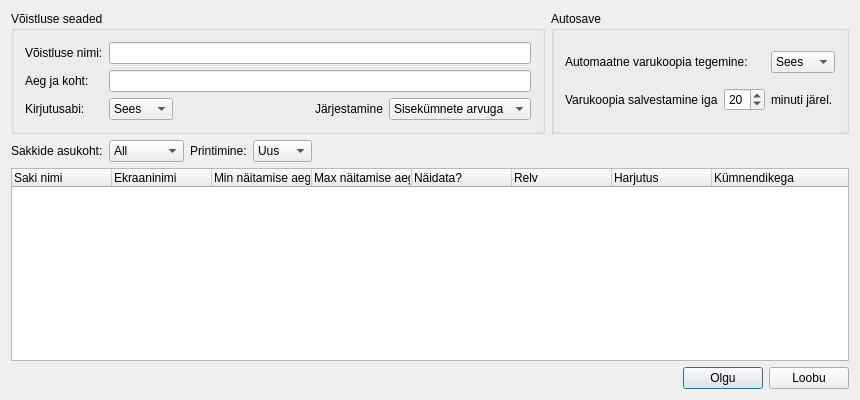
<?xml version="1.0" encoding="UTF-8"?>
<ui version="4.0">
 <class>SeadedKastClass</class>
 <widget class="QDialog" name="SeadedKastClass">
  <property name="geometry">
   <rect>
    <x>0</x>
    <y>0</y>
    <width>860</width>
    <height>400</height>
   </rect>
  </property>
  <property name="windowTitle">
   <string>SeadedKast</string>
  </property>
  <layout class="QVBoxLayout" name="verticalLayout">
   <item>
    <layout class="QHBoxLayout" name="horizontalLayout_2">
     <item>
      <widget class="QGroupBox" name="voistluseGrupp">
       <property name="title">
        <string>Võistluse seaded</string>
       </property>
       <layout class="QGridLayout" name="gridLayout">
        <item row="2" column="0">
         <widget class="QLabel" name="label_2">
          <property name="text">
           <string>Kirjutusabi:</string>
          </property>
         </widget>
        </item>
        <item row="2" column="2">
         <spacer name="horizontalSpacer_2">
          <property name="orientation">
           <enum>Qt::Horizontal</enum>
          </property>
          <property name="sizeHint" stdset="0">
           <size>
            <width>116</width>
            <height>20</height>
           </size>
          </property>
         </spacer>
        </item>
        <item row="0" column="0">
         <widget class="QLabel" name="label">
          <property name="text">
           <string>Võistluse nimi:</string>
          </property>
         </widget>
        </item>
        <item row="1" column="0">
         <widget class="QLabel" name="label_7">
          <property name="text">
           <string>Aeg ja koht:</string>
          </property>
         </widget>
        </item>
        <item row="2" column="1">
         <widget class="QComboBox" name="kirjutusAbiCombo">
          <property name="currentIndex">
           <number>1</number>
          </property>
          <item>
           <property name="text">
            <string>Väljas</string>
           </property>
          </item>
          <item>
           <property name="text">
            <string>Sees</string>
           </property>
          </item>
         </widget>
        </item>
        <item row="1" column="1" colspan="6">
         <widget class="QLineEdit" name="aegKohtEdit"/>
        </item>
        <item row="0" column="1" colspan="6">
         <widget class="QLineEdit" name="voistluseNimi"/>
        </item>
        <item row="2" column="3">
         <widget class="QLabel" name="label_8">
          <property name="text">
           <string>Järjestamine</string>
          </property>
         </widget>
        </item>
        <item row="2" column="4" colspan="3">
         <widget class="QComboBox" name="jarjestamiseBox">
          <item>
           <property name="text">
            <string>Sisekümnete arvuga</string>
           </property>
          </item>
          <item>
           <property name="text">
            <string>Viimase seeriaga</string>
           </property>
          </item>
         </widget>
        </item>
       </layout>
      </widget>
     </item>
     <item>
      <widget class="QGroupBox" name="autoSaveGrupp">
       <property name="title">
        <string>Autosave</string>
       </property>
       <layout class="QGridLayout" name="gridLayout_2">
        <item row="0" column="0" colspan="2">
         <widget class="QLabel" name="label_3">
          <property name="text">
           <string>Automaatne varukoopia tegemine:</string>
          </property>
         </widget>
        </item>
        <item row="0" column="2">
         <widget class="QComboBox" name="aegCombo">
          <property name="currentIndex">
           <number>1</number>
          </property>
          <item>
           <property name="text">
            <string>Väljas</string>
           </property>
          </item>
          <item>
           <property name="text">
            <string>Sees</string>
           </property>
          </item>
         </widget>
        </item>
        <item row="1" column="0">
         <widget class="QLabel" name="label_4">
          <property name="text">
           <string>Varukoopia salvestamine iga</string>
          </property>
         </widget>
        </item>
        <item row="1" column="2">
         <widget class="QLabel" name="label_5">
          <property name="text">
           <string>minuti järel.</string>
          </property>
         </widget>
        </item>
        <item row="1" column="1">
         <widget class="QSpinBox" name="aegEdit">
          <property name="value">
           <number>20</number>
          </property>
         </widget>
        </item>
       </layout>
      </widget>
     </item>
    </layout>
   </item>
   <item>
    <layout class="QHBoxLayout" name="horizontalLayout_3">
     <item>
      <widget class="QLabel" name="label_6">
       <property name="text">
        <string>Sakkide asukoht:</string>
       </property>
      </widget>
     </item>
     <item>
      <widget class="QComboBox" name="sakiBox">
       <property name="currentIndex">
        <number>1</number>
       </property>
       <item>
        <property name="text">
         <string>Üleval</string>
        </property>
       </item>
       <item>
        <property name="text">
         <string>All</string>
        </property>
       </item>
       <item>
        <property name="text">
         <string>Vasakul</string>
        </property>
       </item>
       <item>
        <property name="text">
         <string>Paremal</string>
        </property>
       </item>
      </widget>
     </item>
     <item>
      <widget class="QLabel" name="label_9">
       <property name="text">
        <string>Printimine:</string>
       </property>
      </widget>
     </item>
     <item>
      <widget class="QComboBox" name="prindiBox">
       <item>
        <property name="text">
         <string>Uus</string>
        </property>
       </item>
       <item>
        <property name="text">
         <string>Vana</string>
        </property>
       </item>
      </widget>
     </item>
     <item>
      <spacer name="horizontalSpacer_3">
       <property name="orientation">
        <enum>Qt::Horizontal</enum>
       </property>
       <property name="sizeHint" stdset="0">
        <size>
         <width>368</width>
         <height>20</height>
        </size>
       </property>
      </spacer>
     </item>
    </layout>
   </item>
   <item>
    <widget class="QTreeWidget" name="sakid">
     <column>
      <property name="text">
       <string>Saki nimi</string>
      </property>
     </column>
     <column>
      <property name="text">
       <string>Ekraaninimi</string>
      </property>
     </column>
     <column>
      <property name="text">
       <string>Min näitamise aeg</string>
      </property>
     </column>
     <column>
      <property name="text">
       <string>Max näitamise aeg</string>
      </property>
     </column>
     <column>
      <property name="text">
       <string>Näidata?</string>
      </property>
     </column>
     <column>
      <property name="text">
       <string>Relv</string>
      </property>
     </column>
     <column>
      <property name="text">
       <string>Harjutus</string>
      </property>
     </column>
     <column>
      <property name="text">
       <string>Kümnendikega</string>
      </property>
     </column>
    </widget>
   </item>
   <item>
    <layout class="QHBoxLayout" name="horizontalLayout">
     <item>
      <spacer name="horizontalSpacer">
       <property name="orientation">
        <enum>Qt::Horizontal</enum>
       </property>
       <property name="sizeHint" stdset="0">
        <size>
         <width>40</width>
         <height>20</height>
        </size>
       </property>
      </spacer>
     </item>
     <item>
      <widget class="QPushButton" name="okNupp">
       <property name="text">
        <string>Olgu</string>
       </property>
      </widget>
     </item>
     <item>
      <widget class="QPushButton" name="loobuNupp">
       <property name="text">
        <string>Loobu</string>
       </property>
      </widget>
     </item>
    </layout>
   </item>
  </layout>
 </widget>
 <layoutdefault spacing="6" margin="11"/>
 <resources/>
 <connections/>
</ui>
